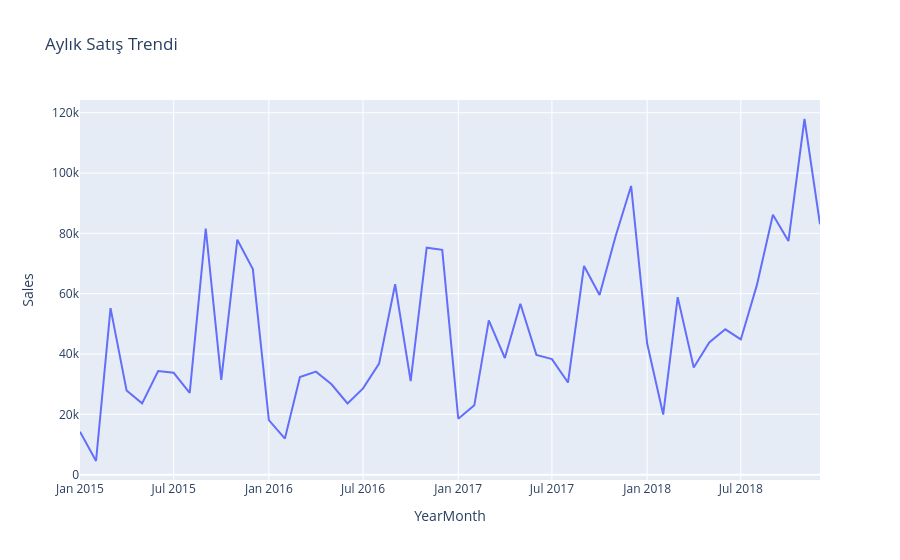

Notebook code cell kept with this figure:
### Code cell
df['YearMonth'] = df['Order Date'].dt.to_period('M')
monthly_sales = df.groupby('YearMonth')['Sales'].sum().reset_index()
monthly_sales['YearMonth'] = monthly_sales['YearMonth'].astype(str)

fig = px.line(monthly_sales, x='YearMonth', y='Sales', title='Aylık Satış Trendi')
fig.show()

### Figure 1 — Plotly figure (JSON) as saved in the notebook; plotly's stock layout.template omitted (floating-point values rounded to 4 significant figures)
{"data": [{"hovertemplate": "YearMonth=%{x}<br>Sales=%{y}<extra></extra>", "legendgroup": "", "line": {"color": "#636efa", "dash": "solid"}, "marker": {"symbol": "circle"}, "mode": "lines", "name": "", "orientation": "v", "showlegend": false, "type": "scatter", "x": ["2015-01", "2015-02", "2015-03", "2015-04", "2015-05", "2015-06", "2015-07", "2015-08", "2015-09", "2015-10", "2015-11", "2015-12", "2016-01", "2016-02", "2016-03", "2016-04", "2016-05", "2016-06", "2016-07", "2016-08", "2016-09", "2016-10", "2016-11", "2016-12", "2017-01", "2017-02", "2017-03", "2017-04", "2017-05", "2017-06", "2017-07", "2017-08", "2017-09", "2017-10", "2017-11", "2017-12", "2018-01", "2018-02", "2018-03", "2018-04", "2018-05", "2018-06", "2018-07", "2018-08", "2018-09", "2018-10", "2018-11", "2018-12"], "xaxis": "x", "y": [14210.0, 4520.0, 55210.0, 27910.0, 23640.0, 34320.0, 33780.0, 27120.0, 81620.0, 31450.0, 77910.0, 68170.0, 18070.0, 11950.0, 32340.0, 34150.0, 29960.0, 23600.0, 28610.0, 36820.0, 63130.0, 31010.0, 75250.0, 74540.0, 18540.0, 22980.0, 51170.0, 38680.0, 56660.0, 39720.0, 38320.0, 30540.0, 69190.0, 59580.0, 79070.0, 95740.0, 43480.0, 19920.0, 58860.0, 35540.0, 43830.0, 48190.0, 44830.0, 62840.0, 86150.0, 77450.0, 117900.0, 83030.0], "yaxis": "y"}], "layout": {"legend": {"tracegroupgap": 0}, "title": {"text": "Aylık Satış Trendi"}, "xaxis": {"anchor": "y", "domain": [0, 1], "title": {"text": "YearMonth"}}, "yaxis": {"anchor": "x", "domain": [0, 1], "title": {"text": "Sales"}}}}
